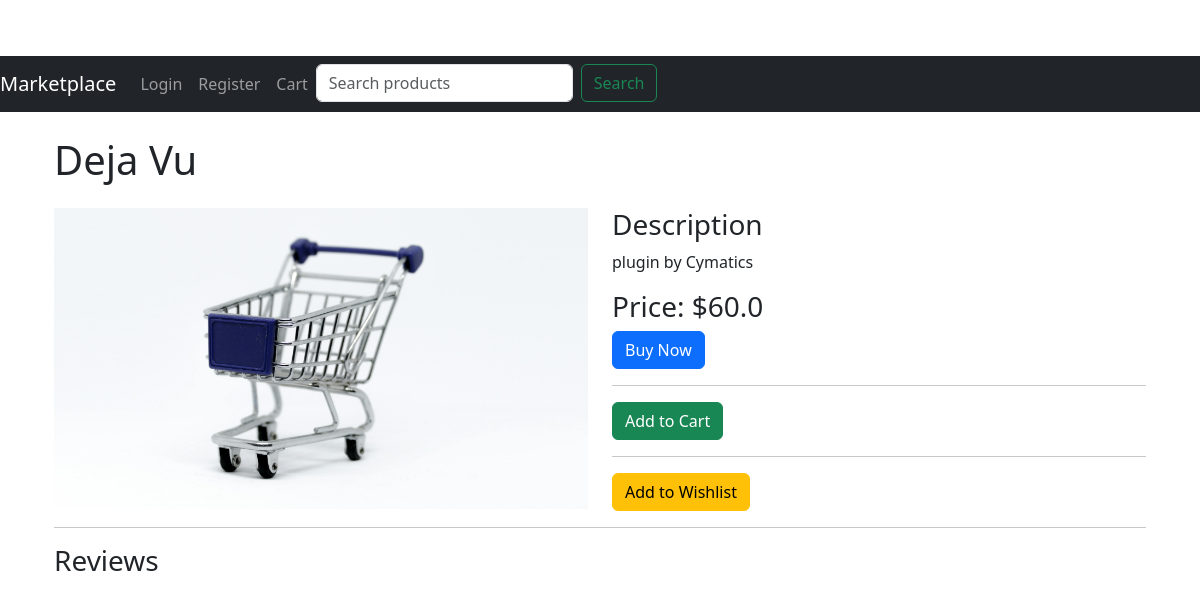
Before: /product/1 with the older database file.
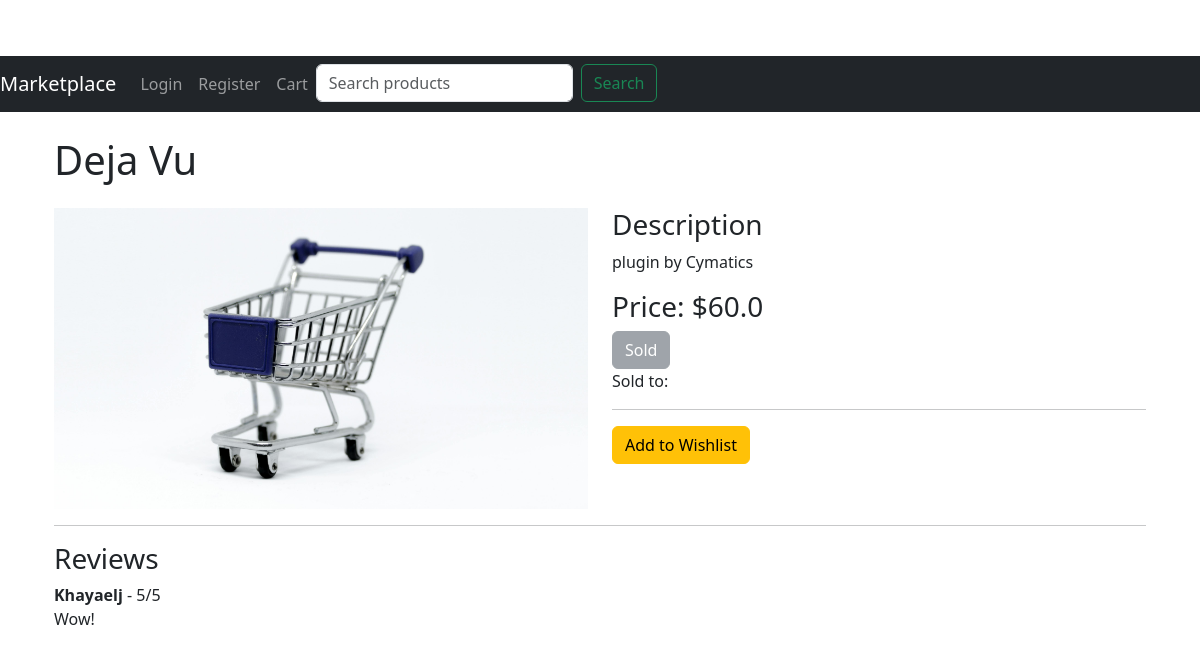
After: the same page with the newer database file.
### app/models.py (models this page shows, shortened)
class Product(db.Model):
    id = db.Column(db.Integer, primary_key=True)
    title = db.Column(db.String(128))
    description = db.Column(db.String(1024))
    price = db.Column(db.Float)
    image = db.Column(db.String(150), nullable=True)
    is_sold = db.Column(db.Boolean, default=False)
    created_at = db.Column(db.DateTime, index=True, default=datetime.utcnow)
    user_id = db.Column(db.Integer, db.ForeignKey('user.id'))
    category_id = db.Column(db.Integer, db.ForeignKey('category.id'))
    file_path = db.Column(db.String(150), nullable=True)  # Field for storing file paths
    file_type = db.Column(db.String(50), nullable=True)  # Field to store the type of file (e.g., 'ebook', 'plugin', 'instrumental')
    reviews = db.relationship('Review', backref='product', lazy='dynamic')
    orders = db.relationship('Order', backref='product', lazy='dynamic')
    @property
    def buyer(self):
        order = Order.query.filter_by(product_id=self.id).first()
        if order:
            return User.query.get(order.user_id)
        return None

class Review(db.Model):
    id = db.Column(db.Integer, primary_key=True)
    rating = db.Column(db.Integer, nullable=False)
    comment = db.Column(db.String(1024))
    created_at = db.Column(db.DateTime, index=True, default=datetime.utcnow)
    user_id = db.Column(db.Integer, db.ForeignKey('user.id'))
    product_id = db.Column(db.Integer, db.ForeignKey('product.id'))

class User(UserMixin, db.Model):
    id = db.Column(db.Integer, primary_key=True)
    username = db.Column(db.String(64), index=True, unique=True)
    email = db.Column(db.String(120), index=True, unique=True)
    password_hash = db.Column(db.String(128))
    profile_picture = db.Column(db.String(150), nullable=True)
    products = db.relationship('Product', backref='author', lazy='dynamic')
    reviews = db.relationship('Review', backref='author', lazy='dynamic')
    wishlist_entries = db.relationship('Wishlist', backref='user', lazy=True)
    received_messages = db.relationship('Message', foreign_keys='Message.receiver_id', backref='receiver', overlaps="sent_messages,received_messages")
    sent_messages = db.relationship('Message', foreign_keys='Message.sender_id', backref='sender', overlaps="received_messages,sent_messages")

### app/routes.py (the view)
@bp.route('/product/<int:id>', methods=['GET', 'POST'])
def product(id):
    product = Product.query.get_or_404(id)
    form = ReviewForm()
    if form.validate_on_submit():
        review = Review(rating=form.rating.data, comment=form.comment.data, product=product, author=current_user)
        db.session.add(review)
        db.session.commit()
        flash('Your review has been posted!')
        return redirect(url_for('main.product', id=product.id))
    is_uploader = product.author == current_user
    reviews = Review.query.filter_by(product_id=id).all()
    return render_template('product.html', product=product, form=form, reviews=reviews, is_uploader=is_uploader)

### app/forms.py
class ReviewForm(FlaskForm):
    rating = StringField('Rating', validators=[DataRequired()])
    comment = TextAreaField('Comment')
    submit = SubmitField('Submit Review')

### app/routes.py (called while the page is built)
@bp.before_request
def before_request():
    if current_user.is_authenticated:
        unread_count = Message.query.filter_by(receiver_id=current_user.id, read=False).count()
        current_app.jinja_env.globals['unread_count'] = unread_count

### app/templates/product.html (shortened to what this page needs)
{% extends "base.html" %}
{% block content %}
<div class="container">
    <h1 class="my-4">{{ product.title }}</h1>
    <div class="row">
        <div class="col-md-6">
            {% if product.images %}
                {% for image in product.images %}
                    <img src="{{ url_for('static', filename='images/' + image.image_filename) }}" class="img-fluid mb-3" alt="Product Image">
                {% endfor %}
            {% else %}
                <img src="{{ url_for('static', filename='images/default.jpg') }}" class="img-fluid" alt="Default Image">
            {% endif %}
        </div>
        <div class="col-md-6">
            <h3>Description</h3>
            <p>{{ product.description }}</p>
            <h3>Price: ${{ product.price }}</h3>
            {% if product.is_sold %}
                <button class="btn btn-secondary" disabled>Sold</button>
                <p>Sold to: {{ product.buyer.username }}</p>
            {% else %}
                <form action="{{ url_for('main.buy_product', id=product.id) }}" method="post">
                    <button type="submit" class="btn btn-primary">Buy Now</button>
                </form>
                <hr>
                <form action="{{ url_for('main.add_to_cart', product_id=product.id) }}" method="post">
                    <button type="submit" class="btn btn-success">Add to Cart</button>
                </form>
            {% endif %}
            <hr>
            <form action="{{ url_for('main.add_to_wishlist', product_id=product.id) }}" method="post">
                <button type="submit" class="btn btn-warning">Add to Wishlist</button>
            </form>
        </div>
    </div>
    <hr>
    <h3>Reviews</h3>
    {% for review in reviews %}
    <div class="review">
        <strong>{{ review.author.username }}</strong> - {{ review.rating }}/5
        <p>{{ review.comment }}</p>
    </div>
    {% endfor %}
</div>
{% endblock %}

### app/templates/base.html (shortened to what this page needs)
<!doctype html>
<html lang="en">
<head>
  <link rel="stylesheet" href="{{ url_for('static', filename='css/styles.css') }}">
  <link href="https://cdn.jsdelivr.net/npm/bootstrap@5.3.0/dist/css/bootstrap.min.css" rel="stylesheet">
</head>
<body>
  <nav class="navbar navbar-expand-lg navbar-dark bg-dark">
    <a class="navbar-brand" href="{{ url_for('main.index') }}">Marketplace</a>
    <div class="collapse navbar-collapse" id="navbarNav">
      <ul class="navbar-nav">
        {% if current_user.is_authenticated %}
        <li class="nav-item">
          <a class="nav-link" href="{{ url_for('main.add_product') }}">Add Product</a>
        </li>
        <li class="nav-item">
          <a class="nav-link" href="{{ url_for('main.edit_profile') }}">{{ current_user.username }}</a>
        </li>
        <li class="nav-item">
          <a class="nav-link" href="{{ url_for('main.logout') }}">Logout</a>
        </li>
        <li class="nav-item">
          <a class="nav-link" href="{{ url_for('main.inbox') }}">
            Inbox
            {% if unread_count > 0 %}
            <span class="badge bg-danger">{{ unread_count }}</span>
            {% endif %}
          </a>
        </li>
        {% else %}
        <li class="nav-item">
          <a class="nav-link" href="{{ url_for('main.login') }}">Login</a>
        </li>
        <li class="nav-item">
          <a class="nav-link" href="{{ url_for('main.register') }}">Register</a>
        </li>
        {% endif %}
        <li class="nav-item">
          <a class="nav-link" href="{{ url_for('main.cart') }}">Cart</a>
        </li>
        <li class="nav-item">
          <form class="d-flex ms-auto" action="{{ url_for('main.search') }}" method="get">
            <input class="form-control me-2" type="search" name="query" placeholder="Search products" aria-label="Search">
            <button class="btn btn-outline-success" type="submit">Search</button>
          </form>
        </li>
      </ul>
    </div>
  </nav>
  <div class="container">
    {% block content %}{% endblock %}
  </div>
</body>
</html>

### app/static/css/styles.css (style rules this page uses)
body { padding-top: 56px; }
.navbar { margin-bottom: 20px; }
.container { max-width: 960px; margin: 0 auto; }
.btn { border-radius: .2rem; padding: .5rem 1rem; }

Changed rows visible on the page:
changed Product "Deja Vu": is_sold False → True (drawn)
added Review: author.username "Khayaelj", rating "5", comment "Wow!"
Other visible differences:
text no longer shown: "Buy Now Add to Cart"
text now shown: "Sold Sold to:"
